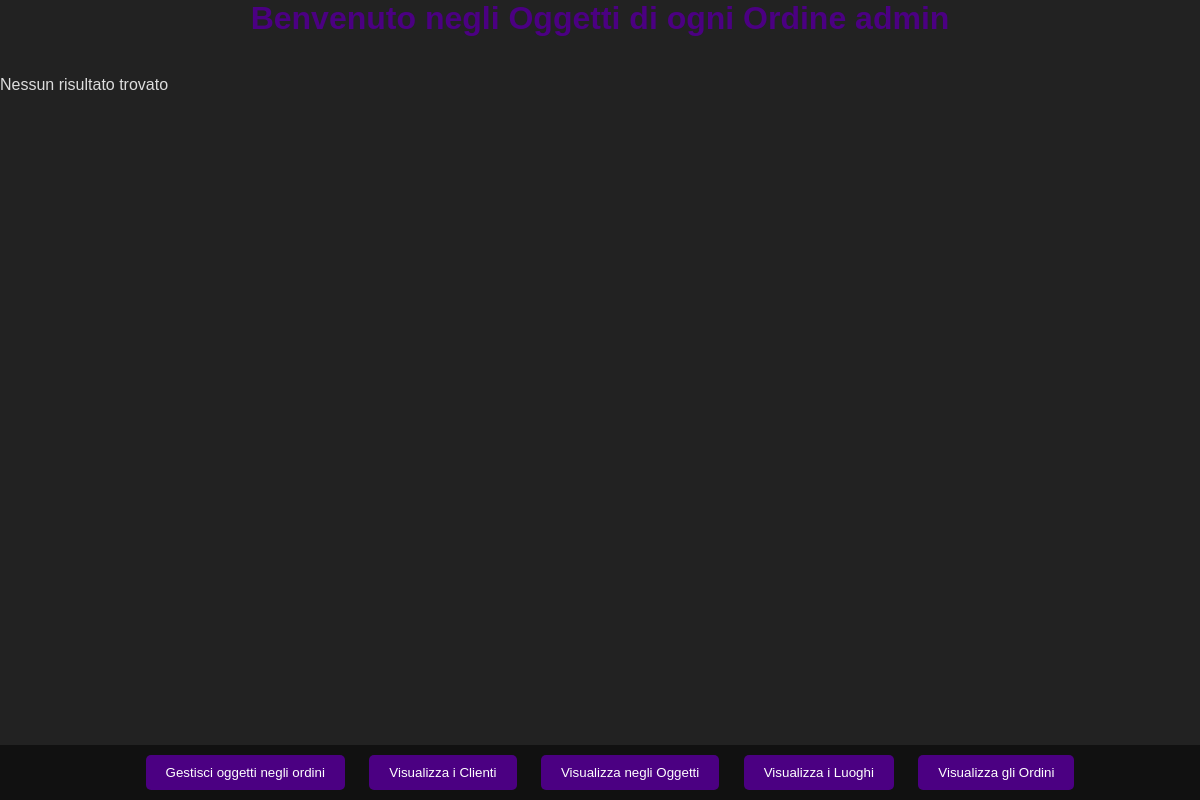
The app's page /oggetti_ordini.php (signed in), older data.
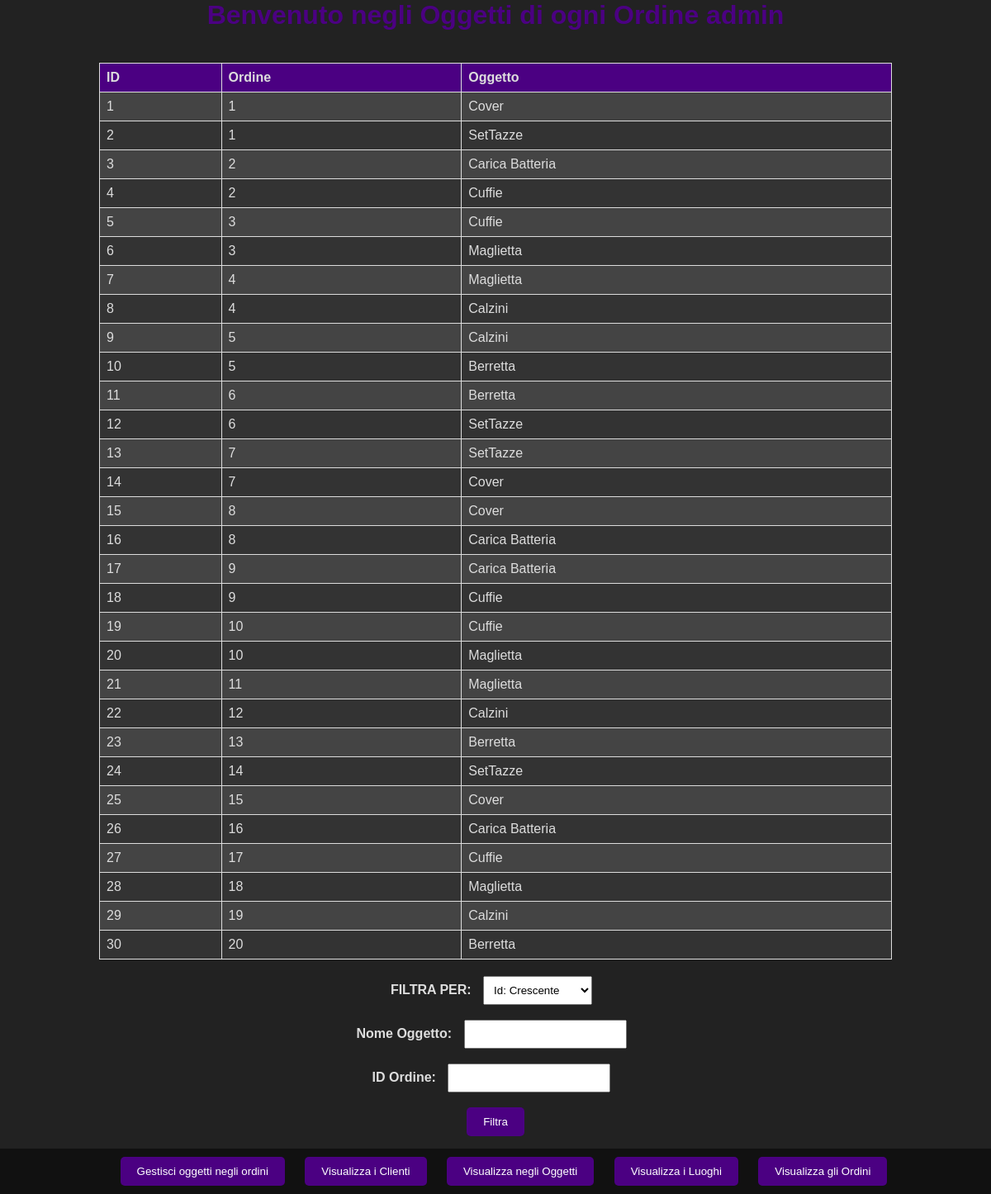
The same page, newer data.
### tables this page shows
CREATE TABLE `ordini_oggetti` (
  `id` int(11) NOT NULL,
  `id_ordini` int(11) DEFAULT NULL,
  `id_oggetti` int(11) DEFAULT NULL
);

CREATE TABLE `oggetti` (
  `id` int(11) NOT NULL,
  `nome` varchar(50) NOT NULL,
  `costo` int(11) NOT NULL
);

### oggetti_ordini.php (the view, shortened to what this page needs)
<?php
require "credenziali.php";
if (isset($_SESSION["UTENTE"])) {
    echo "<html>
        <head>
        <style>
        body {
            font-family: Arial, sans-serif;
            margin: 0;
            padding: 0;
            margin-bottom: 70px;
            background-color: #222;
            color: #ddd;
        }
        h1 {
            text-align: center;
            color: #4B0082; /* Indaco */
        }
        table {
            width: 80%;
            margin: auto;
            border-collapse: collapse;
            background-color: #333;
        }
        th, td {
            border: 1px solid #ddd;
            padding: 8px;
            text-align: left;
            color: #ddd;
        }
        th {
            background-color: #4B0082; /* Indaco */
            color: #ddd;
        }
        tr:nth-child(even) {
            background-color: #444;
        }
        footer {
            background-color: #111;
            color: #ddd;
            padding: 10px;
            text-align: center;
            position: fixed;
            bottom: 0;
            width: 100%;
        }
        button {
            padding: 10px 20px;
            margin: 0 10px;
            background-color: #4B0082; /* Indaco */
            color: white;
            border: none;
            border-radius: 5px;
            cursor: pointer;
        }
        button:hover {
            background-color: #6A5ACD; /* Lavanda scuro */
        }
        form {
            margin-top: 20px;
            text-align: center;
        }
        label {
            font-weight: bold;
            margin-right: 10px;
            color: #ddd;
        }
        select, input {
            padding: 8px;
            margin-right: 10px;
        }
    </style>
        </head>
        <body>";
    echo "<h1>Benvenuto negli Oggetti di ogni Ordine " . $_SESSION["UTENTE"]. "</h1>";
    echo "<footer>
        <button onclick='redirectToPage(\"aggiungi_ordineoggetto.php\")'>Gestisci oggetti negli ordini</button>
        <button onclick='redirectToPage(\"protetta.php\")'>Visualizza i Clienti</button>
        <button onclick='redirectToPage(\"oggetti.php\")'>Visualizza negli Oggetti</button>
        <button onclick='redirectToPage(\"luoghi.php\")'>Visualizza i Luoghi</button>
        <button onclick='redirectToPage(\"ordini.php\")'>Visualizza gli Ordini</button>
      </footer><br>";
    try {
        $conn = new PDO("mysql:host=$servername;dbname=$dbname", $username, $password);
        $conn->setAttribute(PDO::ATTR_ERRMODE, PDO::ERRMODE_EXCEPTION);
        $sql = 'SELECT oo.id, oo.id_ordini, og.nome AS nome_oggetto FROM ordini_oggetti oo INNER JOIN oggetti og ON oo.id_oggetti = og.id';
        $params = [];
        $statement = $conn->prepare($sql);
        $statement->execute($params);
        if ($statement->rowCount() > 0) {
            echo "<table>
                    <tr>
                        <th>ID</th>
                        <th>Ordine</th>
                        <th>Oggetto</th>
                    </tr>";
            while ($row = $statement->fetch(PDO::FETCH_ASSOC)) {
                $id_ordini = $row['id_ordini'] ?? '-';
                $nome_oggetto = $row['nome_oggetto'] ?? '-';
                echo "<tr>
                        <td>{$row['id']}</td>
                        <td>{$id_ordini}</td>
                        <td>{$nome_oggetto}</td>
                    </tr> ";
            }
            echo "</table>";
            echo "<form method='POST'>
                    <label for='my_html_select_box'>FILTRA PER:</label>
                    <select name='my_html_select_box'>
                        <option>Id: Crescente</option>
                        <option>Id: Decrescente</option>
                    </select><br><br>
                    <label for='nome_oggetto'>Nome Oggetto:</label>
                    <input type='text' name='nome_oggetto'><br><br>
                    <label for='id_ordine'>ID Ordine:</label>
                    <input type='text' name='id_ordine'><br><br>
                    <button type='submit'>Filtra</button>
                </form>";
        } else {
            echo "Nessun risultato trovato";
        }
    } catch (PDOException $e) {
        echo "Connection failed: " . $e->getMessage();
    } finally {
        $conn = null;
    }
    echo "</body>
        </html>";
} else {
    echo "Accesso non consentito";
}
?>

Row changes from the older to the newer data that the page shows:
added ordini_oggetti: id "1", id_ordini "1", id_oggetti.nome "Cover"
added ordini_oggetti: id "2", id_ordini "1", id_oggetti.nome "SetTazze"
added ordini_oggetti: id "3", id_ordini "2", id_oggetti.nome "Carica Batteria"
added ordini_oggetti: id "4", id_ordini "2", id_oggetti.nome "Cuffie"
added ordini_oggetti: id "5", id_ordini "3", id_oggetti.nome "Cuffie"
added ordini_oggetti: id "6", id_ordini "3", id_oggetti.nome "Maglietta"
added ordini_oggetti: id "7", id_ordini "4", id_oggetti.nome "Maglietta"
added ordini_oggetti: id "8", id_ordini "4", id_oggetti.nome "Calzini"
added ordini_oggetti: id "9", id_ordini "5", id_oggetti.nome "Calzini"
added ordini_oggetti: id "10", id_ordini "5", id_oggetti.nome "Berretta"
added ordini_oggetti: id "11", id_ordini "6", id_oggetti.nome "Berretta"
added ordini_oggetti: id "12", id_ordini "6", id_oggetti.nome "SetTazze"
added ordini_oggetti: id "13", id_ordini "7", id_oggetti.nome "SetTazze"
added ordini_oggetti: id "14", id_ordini "7", id_oggetti.nome "Cover"
added ordini_oggetti: id "15", id_ordini "8", id_oggetti.nome "Cover"
added ordini_oggetti: id "16", id_ordini "8", id_oggetti.nome "Carica Batteria"
added ordini_oggetti: id "17", id_ordini "9", id_oggetti.nome "Carica Batteria"
added ordini_oggetti: id "18", id_ordini "9", id_oggetti.nome "Cuffie"
added ordini_oggetti: id "19", id_ordini "10", id_oggetti.nome "Cuffie"
added ordini_oggetti: id "20", id_ordini "10", id_oggetti.nome "Maglietta"
added ordini_oggetti: id "21", id_ordini "11", id_oggetti.nome "Maglietta"
added ordini_oggetti: id "22", id_ordini "12", id_oggetti.nome "Calzini"
added ordini_oggetti: id "23", id_ordini "13", id_oggetti.nome "Berretta"
added ordini_oggetti: id "24", id_ordini "14", id_oggetti.nome "SetTazze"
added ordini_oggetti: id "25", id_ordini "15", id_oggetti.nome "Cover"
added ordini_oggetti: id "26", id_ordini "16", id_oggetti.nome "Carica Batteria"
added ordini_oggetti: id "27", id_ordini "17", id_oggetti.nome "Cuffie"
added ordini_oggetti: id "28", id_ordini "18", id_oggetti.nome "Maglietta"
added ordini_oggetti: id "29", id_ordini "19", id_oggetti.nome "Calzini"
added ordini_oggetti: id "30", id_ordini "20", id_oggetti.nome "Berretta"
Text that changed along with them:
form field my_html_select_box: (not shown) → "Id: Crescente"
text no longer shown: "Nessun risultato trovato"
text now shown: "ID Ordine Oggetto FILTRA PER: Nome Oggetto: ID Ordine: Filtra"
